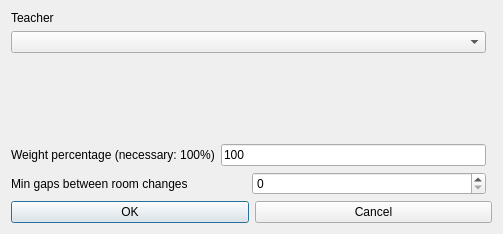
<?xml version="1.0" encoding="UTF-8"?>
<ui version="4.0">
 <class>ModifyConstraintTeacherMinGapsBetweenRoomChangesForm_template</class>
 <widget class="QDialog" name="ModifyConstraintTeacherMinGapsBetweenRoomChangesForm_template">
  <property name="geometry">
   <rect>
    <x>0</x>
    <y>0</y>
    <width>503</width>
    <height>234</height>
   </rect>
  </property>
  <property name="windowTitle">
   <string extracomment="This is the title of the dialog to modify a constraint of this type">Modify teacher min gaps between room changes</string>
  </property>
  <layout class="QGridLayout">
   <item row="0" column="0">
    <layout class="QVBoxLayout">
     <item>
      <widget class="QLabel" name="studentsTextLabel">
       <property name="frameShape">
        <enum>QFrame::NoFrame</enum>
       </property>
       <property name="frameShadow">
        <enum>QFrame::Plain</enum>
       </property>
       <property name="text">
        <string>Teacher</string>
       </property>
       <property name="wordWrap">
        <bool>false</bool>
       </property>
      </widget>
     </item>
     <item>
      <widget class="QComboBox" name="teachersComboBox">
       <property name="editable">
        <bool>false</bool>
       </property>
       <property name="insertPolicy">
        <enum>QComboBox::NoInsert</enum>
       </property>
       <property name="duplicatesEnabled">
        <bool>false</bool>
       </property>
      </widget>
     </item>
    </layout>
   </item>
   <item row="1" column="0">
    <spacer name="spacer2">
     <property name="orientation">
      <enum>Qt::Vertical</enum>
     </property>
     <property name="sizeType">
      <enum>QSizePolicy::Expanding</enum>
     </property>
     <property name="sizeHint" stdset="0">
      <size>
       <width>20</width>
       <height>41</height>
      </size>
     </property>
    </spacer>
   </item>
   <item row="2" column="0">
    <layout class="QHBoxLayout">
     <item>
      <widget class="QLabel" name="weightTextLabel">
       <property name="frameShape">
        <enum>QFrame::NoFrame</enum>
       </property>
       <property name="frameShadow">
        <enum>QFrame::Plain</enum>
       </property>
       <property name="text">
        <string>Weight percentage (necessary: 100%)</string>
       </property>
       <property name="wordWrap">
        <bool>false</bool>
       </property>
      </widget>
     </item>
     <item>
      <widget class="QLineEdit" name="weightLineEdit">
       <property name="text">
        <string notr="true">100</string>
       </property>
      </widget>
     </item>
    </layout>
   </item>
   <item row="4" column="0" colspan="2">
    <layout class="QHBoxLayout">
     <item>
      <widget class="QPushButton" name="okPushButton">
       <property name="text">
        <string>OK</string>
       </property>
      </widget>
     </item>
     <item>
      <widget class="QPushButton" name="cancelPushButton">
       <property name="text">
        <string>Cancel</string>
       </property>
      </widget>
     </item>
    </layout>
   </item>
   <item row="3" column="0">
    <layout class="QHBoxLayout">
     <item>
      <widget class="QLabel" name="textLabel">
       <property name="text">
        <string>Min gaps between room changes</string>
       </property>
       <property name="wordWrap">
        <bool>false</bool>
       </property>
      </widget>
     </item>
     <item>
      <widget class="QSpinBox" name="minGapsSpinBox"/>
     </item>
    </layout>
   </item>
  </layout>
 </widget>
 <layoutdefault spacing="6" margin="11"/>
 <resources/>
 <connections/>
</ui>
